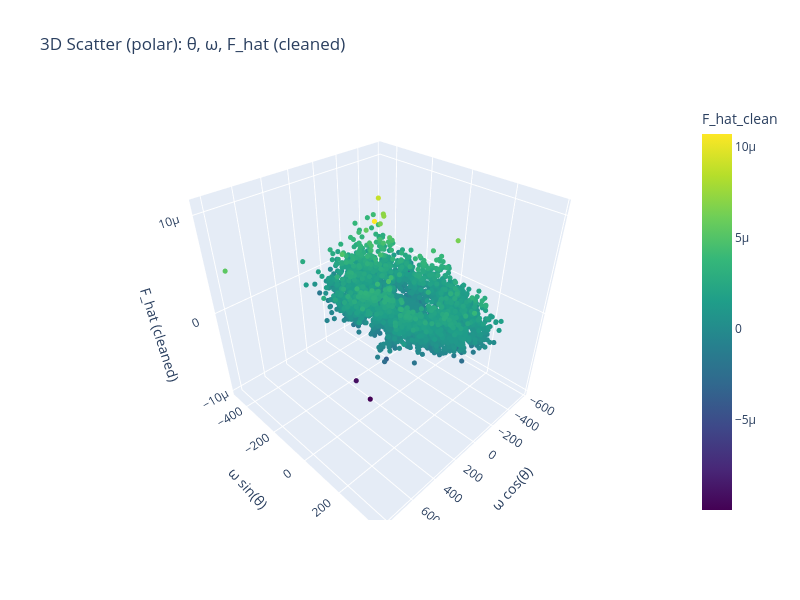

The code cell stored with this chart in its notebook:
### Code cell
import plotly.graph_objs as go
import plotly.io as pio

theta = thetas_clean
r = omegas_clean
z = F_hat_clean

x = r * np.cos(theta)
y = r * np.sin(theta)

# Determine the max absolute value for x and y for equal aspect
max_range = max(np.abs(x).max(), np.abs(y).max())

scatter = go.Scatter3d(
    x=x, y=y, z=z,
    mode='markers',
    marker=dict(
        size=3,
        color=z,
        colorscale='Viridis',
        colorbar=dict(title='F_hat_clean')
    )
)

layout = go.Layout(
    title='3D Scatter (polar): θ, ω, F_hat (cleaned)',
    scene=dict(
        xaxis_title='ω cos(θ)',
        yaxis_title='ω sin(θ)',
        zaxis_title='F_hat (cleaned)',
        # xaxis=dict(range=[-max_range, max_range]),
        # yaxis=dict(range=[-max_range, max_range]),
        aspectmode='manual',
        aspectratio=dict(x=1, y=1)
    ),
    height=600,
    width=800
)

fig = go.Figure(data=[scatter], layout=layout)
fig.show()

### Figure 1 — Plotly figure (JSON) as saved in the notebook; plotly's stock layout.template omitted (floating-point values rounded to 4 significant figures; data arrays with more than 128 entries replaced by an {"elided": "..."} marker saying what was removed)
{"data": [{"marker": {"color": {"elided": "7959 float values"}, "colorbar": {"title": {"text": "F_hat_clean"}}, "colorscale": [[0, "#440154"], [0.1111, "#482878"], [0.2222, "#3e4989"], [0.3333, "#31688e"], [0.4444, "#26828e"], [0.5556, "#1f9e89"], [0.6667, "#35b779"], [0.7778, "#6ece58"], [0.8889, "#b5de2b"], [1, "#fde725"]], "size": 3}, "mode": "markers", "type": "scatter3d", "x": {"elided": "7959 float values"}, "y": {"elided": "7959 float values"}, "z": {"elided": "7959 float values"}}], "layout": {"height": 600, "scene": {"aspectmode": "manual", "aspectratio": {"x": 1, "y": 1}, "xaxis": {"title": {"text": "ω cos(θ)"}}, "yaxis": {"title": {"text": "ω sin(θ)"}}, "zaxis": {"title": {"text": "F_hat (cleaned)"}}}, "title": {"text": "3D Scatter (polar): θ, ω, F_hat (cleaned)"}, "width": 800}}
